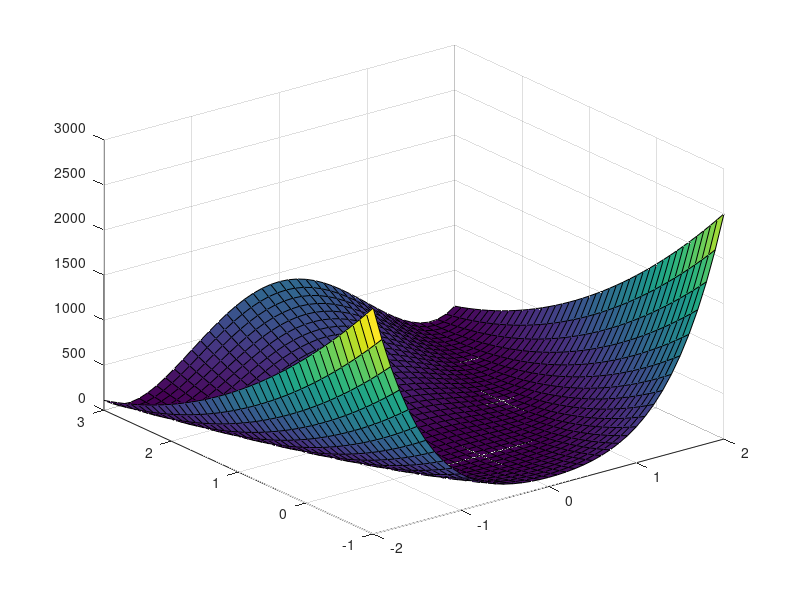

Here is the MATLAB script that generated this plot: (Note: this script raises an error after producing the figure.)
clear all; clc;

%% Draw the Rosenbrock function in x-y plane
[X,Y] = meshgrid(-2:0.1:2, -1:0.1:3);
F = zeros(size(X));
for i = 1 : size(X,1)
    for j = 1 : size(X,2)
        F(i,j) = rosenbrock([X(i,j),Y(i,j)]);
    end
end

surf(X,Y,F)
%contour(X,Y,F) % use this for a contour plot

%% Find the minimum using fminsearch
format long
x0 = [1.9,2];
myOpts = optimset;
optimset.TolX = 10^(-8);
disp('estimated minimum (fminsearch):')
disp(fminsearch(@rosenbrock,x0,myOpts));

%% Find the minimum using Newton's method
format long
tol = 10^(-8);
[xmin, numIter] = myNewton(@rosenbrock,x0,tol);
disp('estimated minimum (Newton):')
disp(xmin);
disp('number of iterations needed:')
disp(numIter)